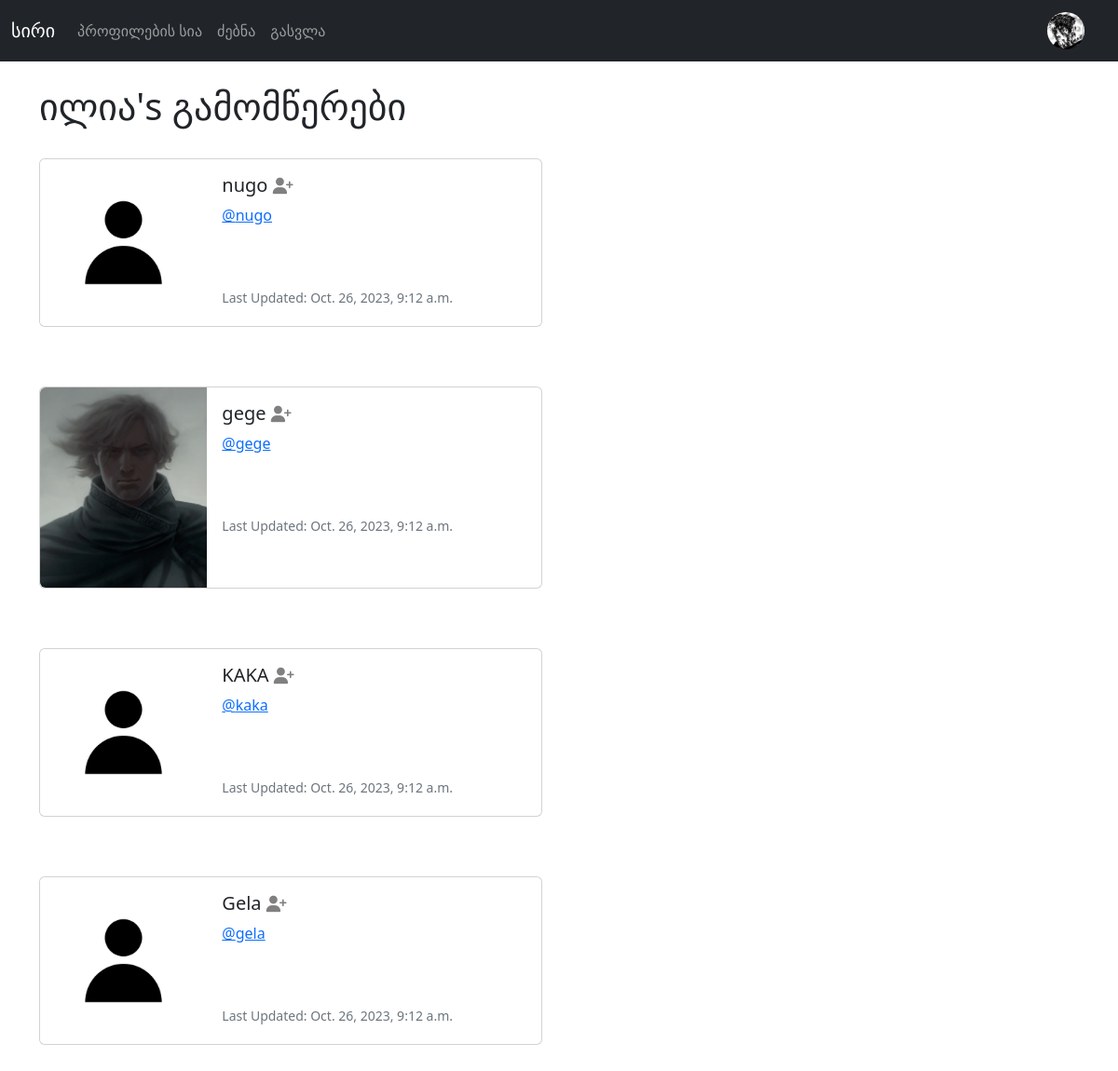
Page /profile/followers/1 (signed in) on the committed database.
### main/models.py (models this page shows, shortened)
class Profile(models.Model):
    user = models.OneToOneField(User, on_delete=models.CASCADE)
    follows = models.ManyToManyField("self",
                                related_name="followed_by",
                                symmetrical=False,
                                blank=True)
    date_modified = models.DateTimeField(User, auto_now=True)
    profile_image = models.ImageField(null=True, blank=True, upload_to='media/')
    profile_bio = models.CharField(null=True, blank=True, max_length=500)
    facebook_link = models.CharField(null=True, blank=True, max_length=150)
    instagram_link = models.CharField(null=True, blank=True, max_length=150)
    github_link = models.CharField(null=True, blank=True, max_length=150)
    linkedin_link = models.CharField(null=True, blank=True, max_length=150)

### main/views.py (the view)
# urls.py: path('profile/followers/<int:pk>', views.followers, name='followers'),
def followers(request, pk):
    if request.user.is_authenticated:
        if request.user.id == pk:
            profiles = Profile.objects.get(user_id=pk)
            return render(request, 'followers.html', {"profiles":profiles})
        else:
            messages.success(request, ("ეს არაა თქვენი პროფილი..."))
            return redirect('home')
    else:
        messages.success(request, ("თქვენ არ გაქვთ ამ გვერდზე წვდომა"))
        return redirect('home')

### main/templates/followers.html
{% extends 'base.html' %}
{% load static %}
{% block content %}
	<h1>{{ request.user.first_name }}'s გამომწერები</h1>
<br/>
{% if profiles %}
	{% for profile in profiles.followed_by.all %}
		<div class="card mb-3" style="max-width: 540px;">
  <div class="row g-0">
    <div class="col-md-4">
      {% if profile.profile_image %}
      <img src="{{ profile.profile_image.url }}" width=200 height=200 class="img-fluid rounded-start" alt="{{profile.user.username}}">
      {% else %}
      <img src="{% static 'images/default_profile_pic.jpg' %}" class="img-fluid rounded-start" alt="Profile Image">
      {% endif %}
    </div>
    <div class="col-md-8">
      <div class="card-body">
        <h5 class="card-title">{{ profile.user.username }}
        {% if profile in profiles.follows.all %}
<a href="{% url 'unfollow' profile.user.id %}">
<i class="fa fa-user-minus small" style="color:gray"></i>
  </a>
           {% else %}
 <a href="{% url 'follow' profile.user.id %}">
 <i class="fa fa-user-plus small" style="color:gray"></i>
  </a>
           {% endif %}
        </h5>
        <p class="card-text"><a href="{% url 'profile' profile.user.id %}">@{{ profile.user.username|lower }}</a></p>
        <br/><br/>
        <p class="card-text"><small class="text-muted">Last Updated: {{ profile.date_modified }}</small></p>
      </div>
    </div>
  </div>
</div>
<br/><br/>
	{% endfor %}
{% endif %}
{% endblock %}

### main/templates/navbar.html (shortened to what this page needs)
{% load static %}
<nav class="navbar navbar-expand-lg navbar-dark bg-dark">
  <div class="container-fluid">
    <a class="navbar-brand" href="{% url 'home' %}">სირი</a>
    <div class="collapse navbar-collapse" id="navbarSupportedContent">
      <ul class="navbar-nav me-auto mb-2 mb-lg-0">
        <li class="nav-item">
          <a class="nav-link"
          href="{% url 'profile-list' %}">პროფილების სია</a>
        </li>
        {% if user.is_authenticated %}
        <li class="nav-item">
          <a class="nav-link"
          href="{% url 'search' %}">ძებნა</a>
        </li>
        <li class="nav-item">
          <a class="nav-link"
          href="{% url 'logout' %}">გასვლა</a>
        </li>
        {% endif %}
      </ul>
      {% if user.is_authenticated %}
        <ul class="navbar-nav ml-auto">
          <li class="nav-link navbar-brand">
            <a href="{% url 'profile' request.user.id %}">
{% if user.profile.profile_image %}
<img src="{{ user.profile.profile_image.url }}" class="rounded-circle" width="40">
{% else %}
    <img src="{% static 'images/default_profile_pic.png' %}" class="img-fluid rounded-circle" alt="Profile Image" width=30>
{% endif %}
            </a>
          </li>
        </ul>
      {% endif %}
    </div>
  </div>
</nav>

### rows in the picture
Profile: user.username "nugo", date_modified "Oct. 26, 2023, 9:12 a.m."
Profile: profile_image (picture), user.username "gege", date_modified "Oct. 26, 2023, 9:12 a.m."
Profile: user.username "KAKA", user.username "kaka", date_modified "Oct. 26, 2023, 9:12 a.m."
Profile: user.username "Gela", user.username "gela", date_modified "Oct. 26, 2023, 9:12 a.m."

### other values in the picture
{{ request.user.first_name }} "ილია"
